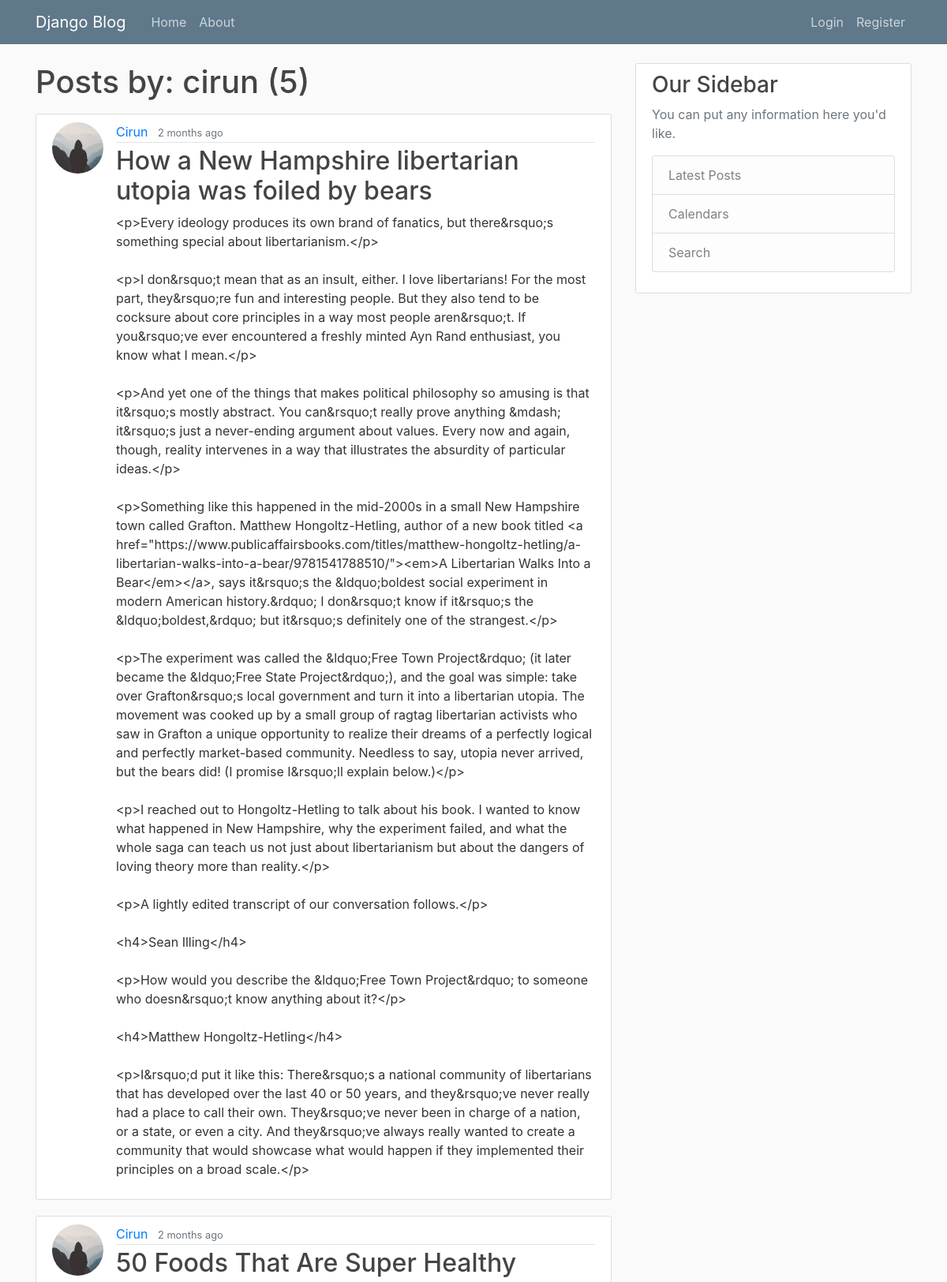
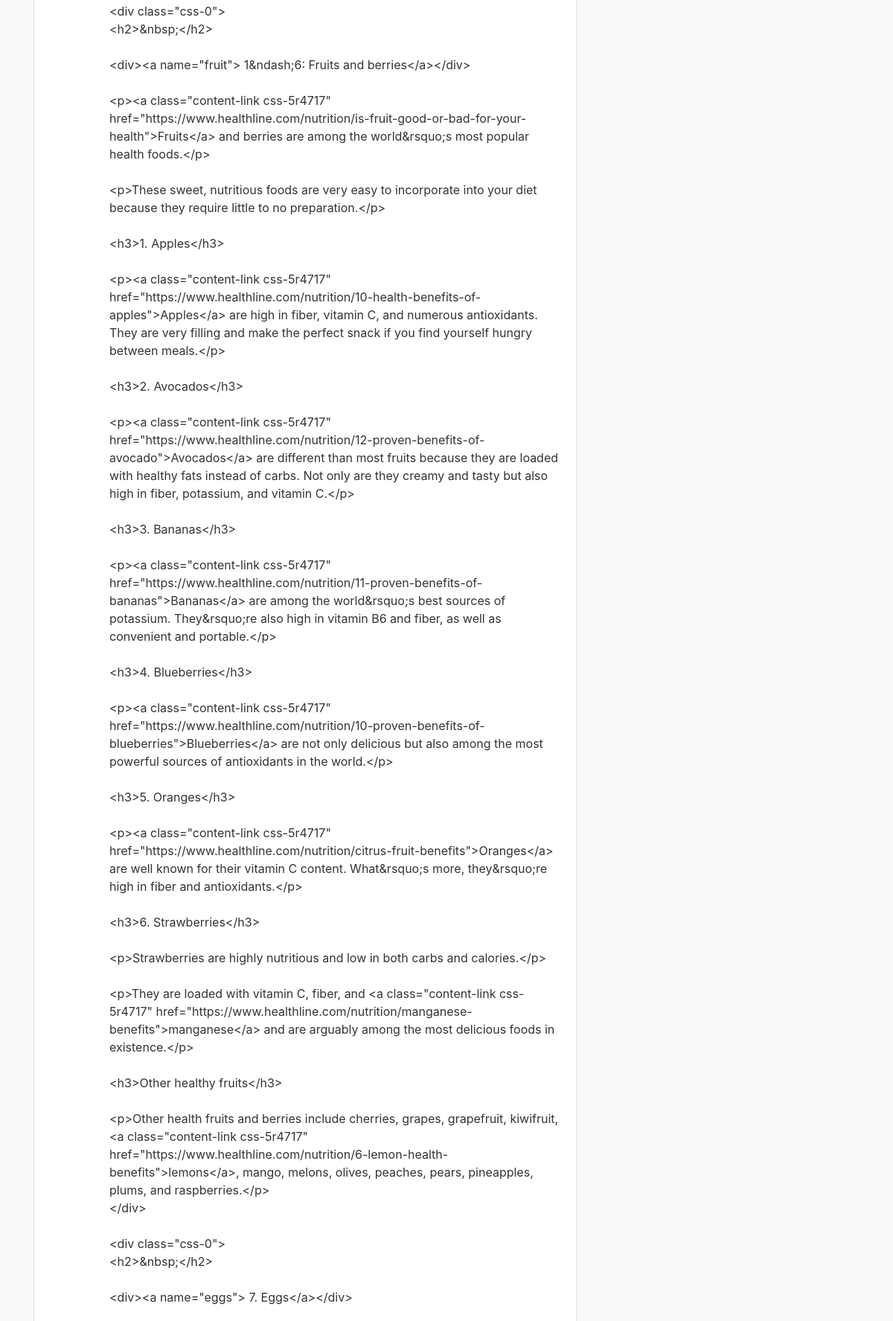
/user/cirun/ (upper part), run on the app's committed database (2 pictures, top to bottom).
### blog/models.py (models this page shows, shortened)
class Post(models.Model):
    title = models.CharField(max_length=100)
    thumbnail = models.ImageField(upload_to="pics/", null=True, blank=True)
    image_url = models.CharField(max_length=500, default=None, null=True, blank=True)
    overview = RichTextField()
    content = RichTextField()
    author = models.ForeignKey(User, on_delete=models.CASCADE)
    categories = models.ManyToManyField(Category)
    published = models.BooleanField(default=True)
    date_posted = models.DateTimeField(default=timezone.now)

### users/models.py (models this page shows, shortened)
class Profile(models.Model):
    user = models.OneToOneField(User, on_delete=models.CASCADE)
    image = models.ImageField(default='default.jpg', upload_to='profile_pics')

### blog/views.py (the view)
# urls.py: path('user/<str:username>/', UserPostListView.as_view(), name='user-posts'),
class UserPostListView(ListView):
    model = Post
    template_name = 'blog/user_posts.html'
    context_object_name = 'posts'
    paginate_by = 5
    def get_queryset(self):
        user = get_object_or_404(User, username=self.kwargs.get('username'))
        return Post.objects.filter(author=user).order_by('-date_posted')

### templates/blog/user_posts.html (shortened to what this page needs)
{% extends 'base.html' %}
{% load humanize %}
{% block content %}
<h1 class="mb-3">Posts by: {{ view.kwargs.username }} ({{ page_obj.paginator.count }})</h1>
    {% for post in posts %}
    <article class="media content-section">
        <img class="rounded-circle article-img" src="{{ post.author.profile.image.url }}" alt="">
        <div class="media-body">
            <div class="article-metadata">
                <a class="mr-2" href="{% url 'user-posts' post.author.username %}">{{ post.author|title }} </a>
                <small class="text-muted">{{ post.date_posted | timesince }} ago</small>
            </div>
            <h2><a class="article-title" href="{% url 'post-detail' post.id %}">{{ post.title }}</a></h2>
            <p class="article-content">{{ post.content }}</p>
        </div>
    </article>
{% endfor %}
{% endblock %}

### templates/base.html (shortened to what this page needs)
<!DOCTYPE html>
{% load static %}
<html lang="en">
<head>
    <link rel="stylesheet" href="https://maxcdn.bootstrapcdn.com/bootstrap/4.5.2/css/bootstrap.min.css">
    <link rel="stylesheet" href="https://cdnjs.cloudflare.com/ajax/libs/font-awesome/4.7.0/css/font-awesome.min.css">
    <link rel="stylesheet" type="text/css" href="{% static 'css/main.css' %}">
</head>
<body>
    {% include 'partials/_navbar.html' %}
    <main role="main" class="container">
        <div class="row">
            <div class="col-md-8">
                {% block content %}{% endblock %}
            </div>
            <div class="col-md-4">
                <div class="content-section">
                    <h3>Our Sidebar</h3>
                    <p class='text-muted'> You can put any information here you'd like.
                    <ul class="list-group">
                        <li class="list-group-item list-group-item-light">Latest Posts</li>
                        <li class="list-group-item list-group-item-light">Calendars</li>
                        <li class="list-group-item list-group-item-light">Search</li>
                    </ul>
                    </p>
                </div>
            </div>
        </div>
    </main>
</body>
</html>

### templates/partials/_navbar.html (shortened to what this page needs)
<header class="site-header">
  <nav class="navbar navbar-expand-md navbar-dark bg-steel fixed-top">
    <div class="container">
      <a class="navbar-brand mr-4" href="{% url 'blog-home' %}">Django Blog</a>
      <div class="collapse navbar-collapse" id="navbarToggle">
        <div class="navbar-nav mr-auto">
          <a class="nav-item nav-link" href="{% url 'blog-home' %}">Home</a>
          <a class="nav-item nav-link" href="{% url 'blog-about' %}">About</a>
        </div>
        <div class="navbar-nav">
          {% if user.is_authenticated %}
            <a class="nav-item nav-link" href="{% url 'post-create' %}">New Post</a>
            <a class="nav-item nav-link" href="{% url 'profile' %}">{{ user.username|title }}</a>
            <a class="nav-item nav-link" href="{% url 'logout' %}">Logout</a>
          {% else %}
            <a class="nav-item nav-link" href="{% url 'login' %}">Login</a>
            <a class="nav-item nav-link" href="{% url 'register' %}">Register</a>
          {% endif %}
        </div>
      </div>
    </div>
  </nav>
</header>

### blog/static/css/main.css (style rules this page uses)
body { background: #fafafa; color: #333333; margin-top: 5rem; }
h1, h2, h3, h4, h5, h6 { color: #444444; }
ul { margin: 0; }
.bg-steel { background-color: #5f788a; }
.site-header .navbar-nav .nav-link { color: #cbd5db; }
.content-section { background: #ffffff; padding: 10px 20px; border: 1px solid #dddddd; border-radius: 3px; margin-bottom: 20px; }
.article-title { color: #444444; }
.article-content { white-space: pre-line; }
.article-img { height: 65px; width: 65px; margin-right: 16px; }
.article-metadata { padding-bottom: 1px; margin-bottom: 4px; border-bottom: 1px solid #e3e3e3 }

### data on the page
Post: author.profile.image (placeholder picture), author "Cirun", date_posted "2 months", title "How a New Hampshire libertarian utopia was foiled by bears", content "<p>Every ideology produces its own brand of fanatics, but there&rsquo;s something special about libertarianism.</p> <p>I don&rsquo;t mean that as an insult, either. I love libertarians! For the most part, they&rsquo;re fun and interesting people. But they also tend to be cocksure about core principles in a way most people aren&rsquo;t. If you&rsquo;ve ever encountered a freshly minted Ayn Rand enthusiast, you know what I mean.</p> <p>And yet one of the things that makes political philosophy so amusing is that it&rsquo;s mostly abstract. You can&rsquo;t really prove anything &mdash; it&rsquo;s just a never-ending argument about values. Every now and again, though, reality intervenes in a way…"
Post: author.profile.image (placeholder picture), author "Cirun", date_posted "2 months", title "50 Foods That Are Super Healthy"

### other printed values
{{ view.kwargs.username }} "cirun"
{{ page_obj.paginator.count }} "5"
